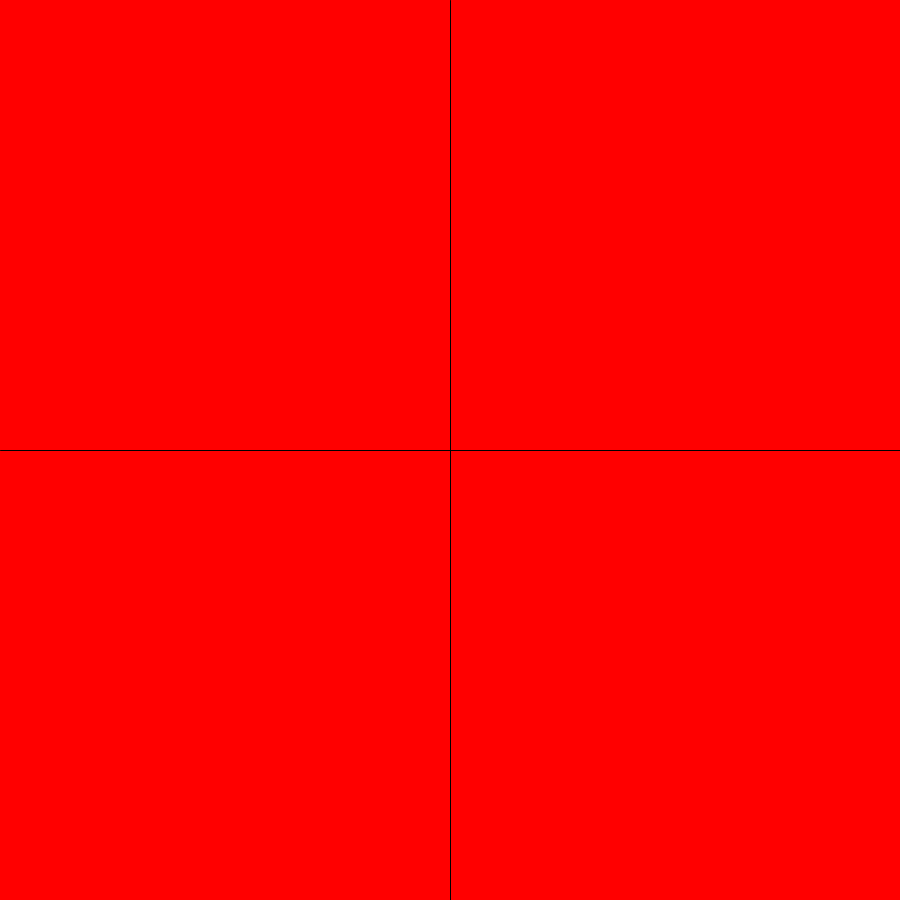
Frame 1 (no input)
Frame 60 (the mouse pressed at the canvas centre just before this capture): identical to frame 1, image omitted
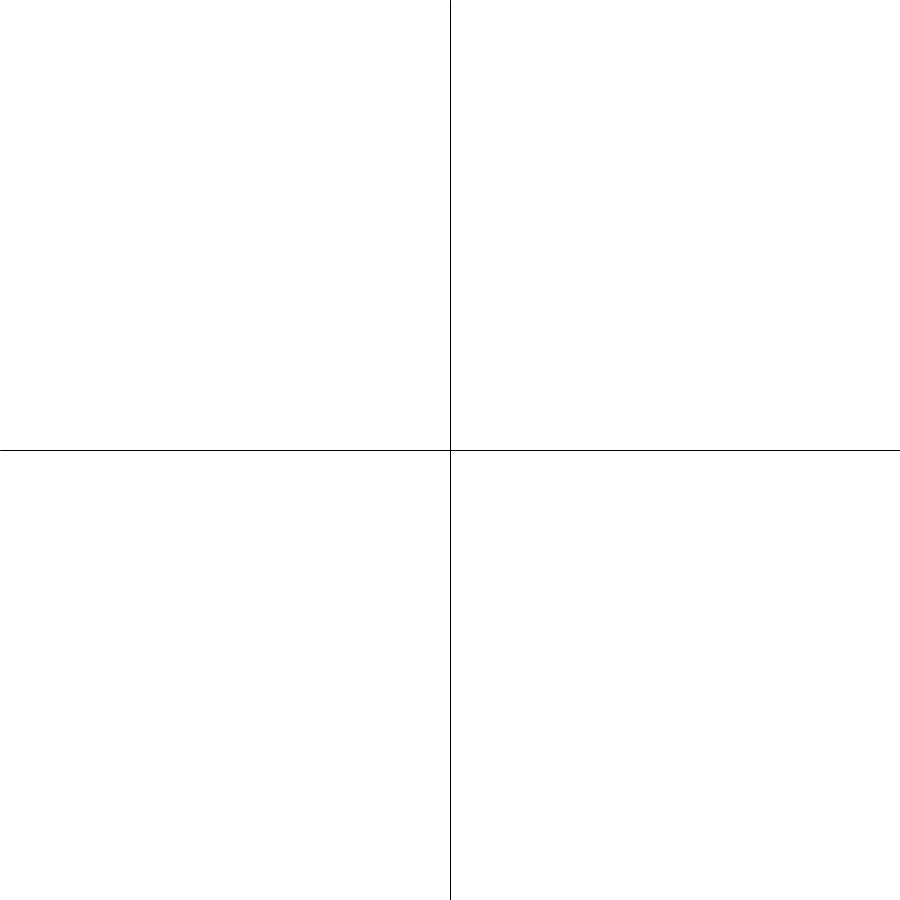
Frame 120 (the mouse held since frame 60 and released just before this capture)

The Processing sketch that drew these frames (run headless with seeded random() and noise(); from frame 60 on, the mouse is pressed at the canvas centre):

// Processing sketch: project_8
// ── project_8.pde
void setup(){
size(900,900);
}

void draw(){
  if(mouseX< width/2 && mouseY<height/2){
    background(255,0,0);
  } else if(mouseX > width/2 && mouseY < height/2){
    background(0,255,0);
  }else if (mouseX < width/2 && mouseY > height/2){
  background(0,0,255);
  }else if (mouseX > width/2 && mouseY > height/2){
  background(255,255,0);
  }else{
    background(255,255,255);
  }
  
   line(width/2,0,width/2,height);
   line(0,height/2,width,height/2);
}
